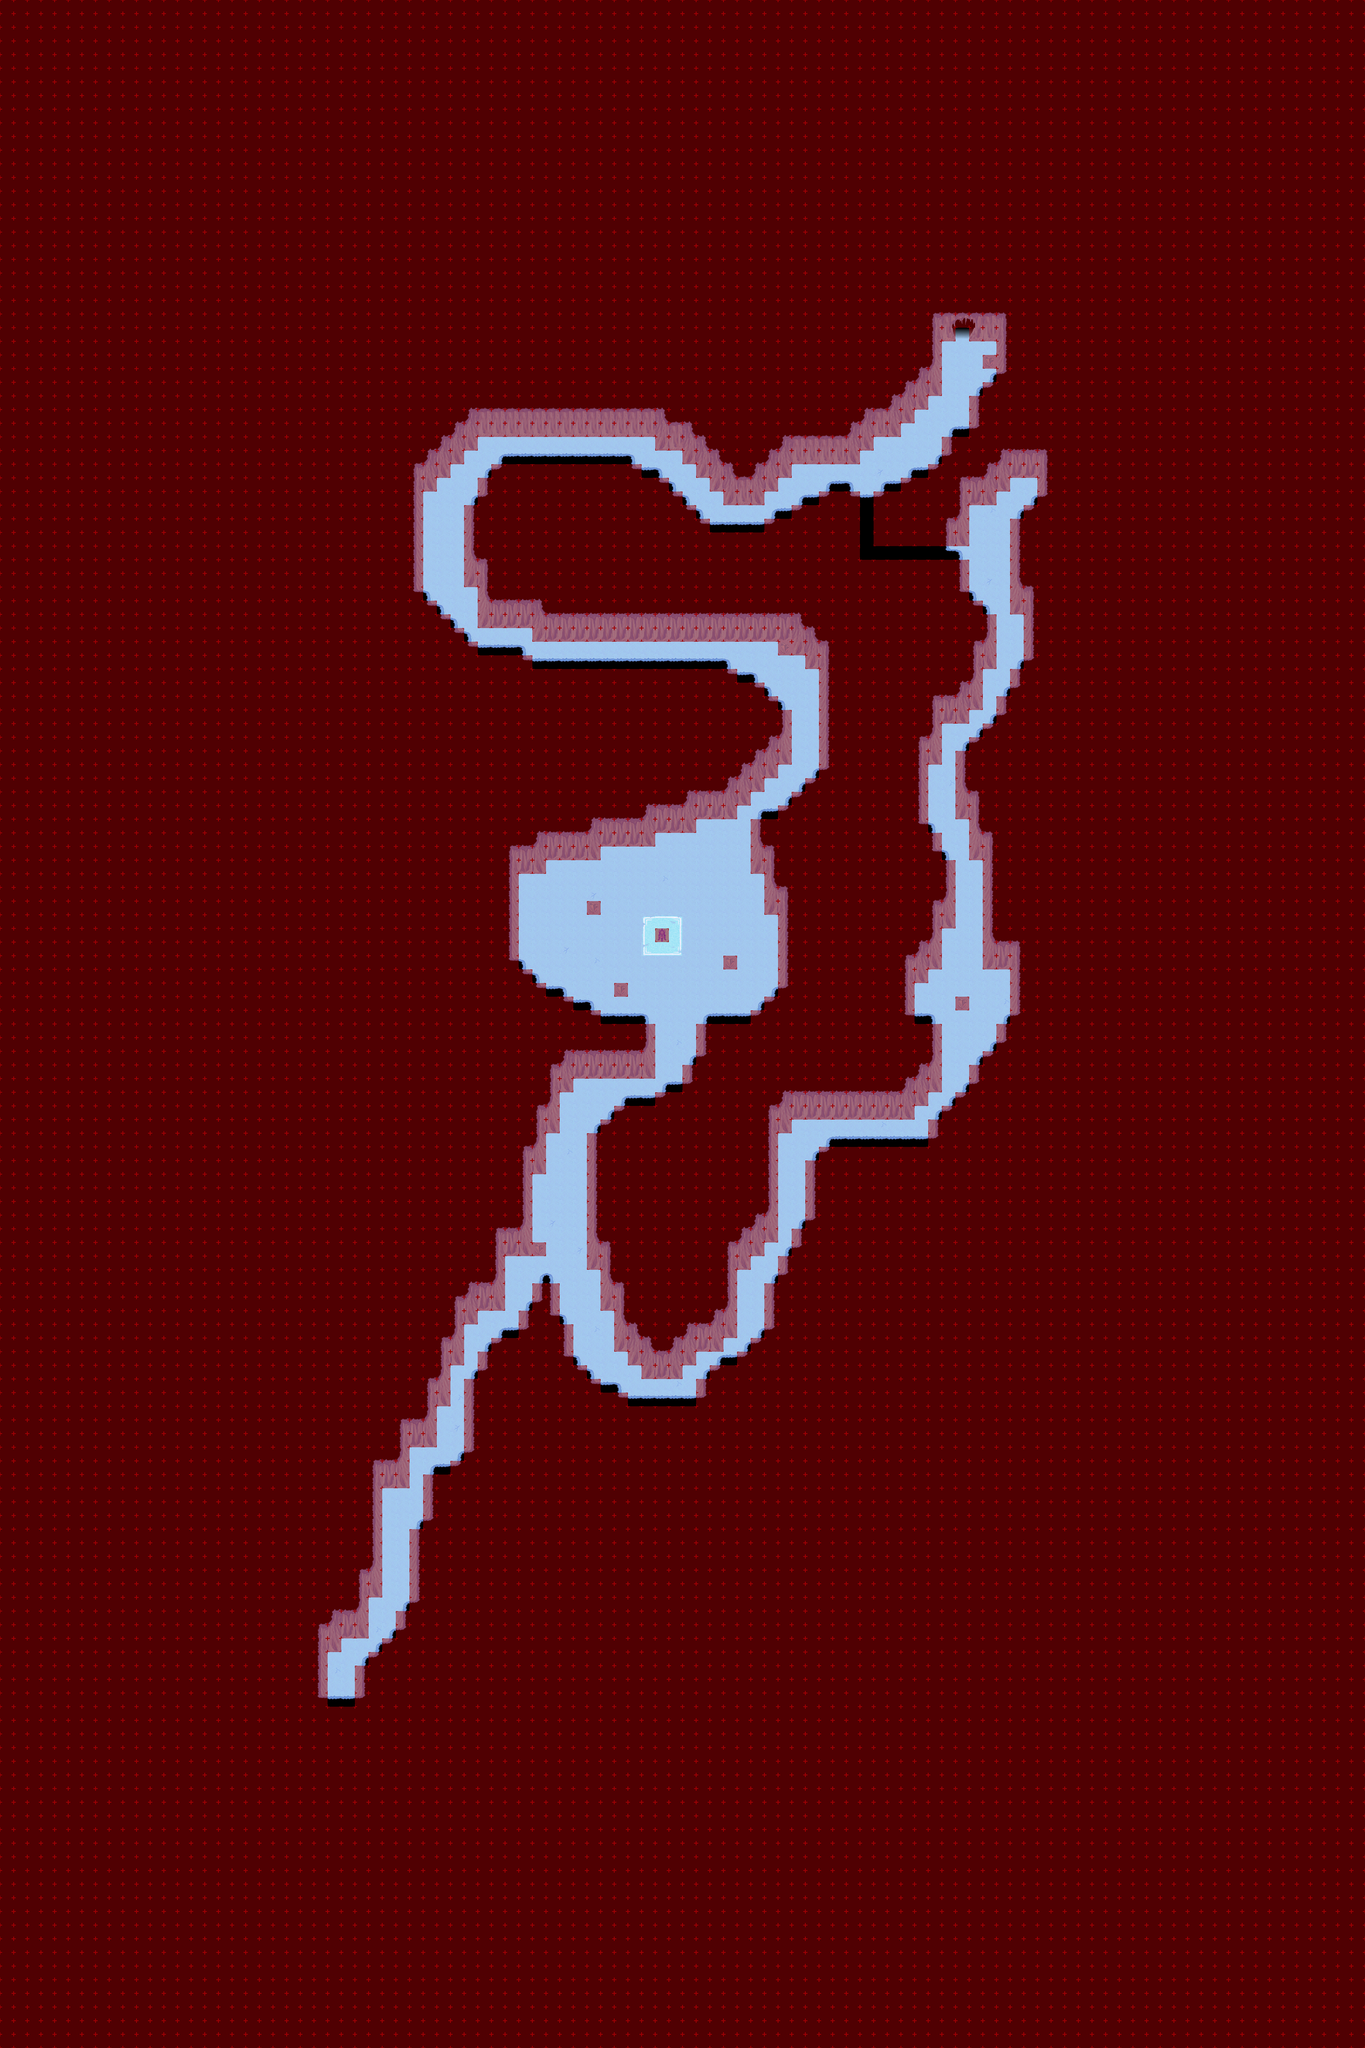

The image is a tile-based game level rendered from a .tmx file. Its description and source (layers, tilesets, objects; grid data summarised) follow:
An orthogonal 100x150 tile map with 32x32 px tiles, 5 tile layers (Ground, Ground2, Fringe, Over, ...), 1 hidden layer not drawn, 2 tilesets and 7 objects (4x spawn, 2x warp, particle_effect).

<map version="1.0" tiledversion="2018.02.14" orientation="orthogonal" renderorder="right-down" width="100" height="150" tilewidth="32" tileheight="32" infinite="0" nextobjectid="18">
 <properties>
  <property name="author" value="The Mana World Team" />
  <property name="license" value="GPL v2+" />
  <property name="manaplus version" value="2" />
  <property name="minimap" value="graphics/minimaps/021-3.png" />
  <property name="music" value="icecave.ogg" />
  <property name="name" value="Deeper Snow Cave" />
 </properties>
 <tileset firstgid="1" source="../graphics/tilesets/collision.tsx" />
 <tileset firstgid="10" source="../graphics/tilesets/icecave.tsx" />
 <layer name="Ground" width="100" height="150">
  <data>[15000 cells, 15000 non-empty, 49 distinct tile ids]</data>
 </layer>
 <layer name="Ground2" width="100" height="150">
  <data>[15000 cells, 8 non-empty, 2 distinct tile ids]</data>
 </layer>
 <layer name="Fringe" width="100" height="150">
  <data>[15000 cells, 0 non-empty, 0 distinct tile ids]</data>
 </layer>
 <layer name="Over" width="100" height="150">
  <data>[15000 cells, 252 non-empty, 7 distinct tile ids]</data>
 </layer>
 <layer name="Collision" width="100" height="150">
  <data>[15000 cells, 14167 non-empty, 1 distinct tile ids]</data>
 </layer>
 <layer name="Height" width="100" height="150" visible="0">
  <data>[15000 cells, 0 non-empty, 0 distinct tile ids]</data>
 </layer>
 <objectgroup name="Objects">
  <object id="1" name="graphics/particles/flame.particle.xml" type="particle_effect" x="1536" y="2208" width="32" height="32" />
  <object id="2" name="To Ice Labyrith" type="warp" x="2240" y="768" width="32" height="32">
   <properties>
    <property name="dest_map" value="021-2" />
    <property name="dest_x" value="57" />
    <property name="dest_y" value="48" />
   </properties>
  </object>
  <object id="7" name="To Yeti Kingdom" type="warp" x="768" y="3968" width="64" height="32">
   <properties>
    <property name="dest_map" value="021-4" />
    <property name="dest_x" value="154" />
    <property name="dest_y" value="93" />
    <property name="npc_id" value="SCRIPT" />
   </properties>
  </object>
 </objectgroup>
 <objectgroup color="#ff5500" name="Spawns">
  <object id="12" name="Moggun" type="spawn" x="608" y="1792" width="1792" height="2216">
   <properties>
    <property name="death" value="30000" />
    <property name="max_beings" value="12" />
    <property name="monster_id" value="1070" />
    <property name="spawn" value="100000" />
   </properties>
  </object>
  <object id="13" name="Blue Slime" type="spawn" x="1088" y="704" width="1400" height="1760">
   <properties>
    <property name="death" value="30000" />
    <property name="max_beings" value="20" />
    <property name="monster_id" value="1087" />
    <property name="spawn" value="30000" />
   </properties>
  </object>
  <object id="14" name="White Slime" type="spawn" x="896" y="224" width="1664" height="3040">
   <properties>
    <property name="death" value="30000" />
    <property name="max_beings" value="15" />
    <property name="monster_id" value="1094" />
    <property name="spawn" value="100000" />
   </properties>
  </object>
  <object id="17" name="Yeti" type="spawn" x="896" y="1216" width="1728" height="1728">
   <properties>
    <property name="death" value="30000" />
    <property name="max_beings" value="5" />
    <property name="monster_id" value="1064" />
    <property name="spawn" value="100000" />
   </properties>
  </object>
 </objectgroup>
</map>
